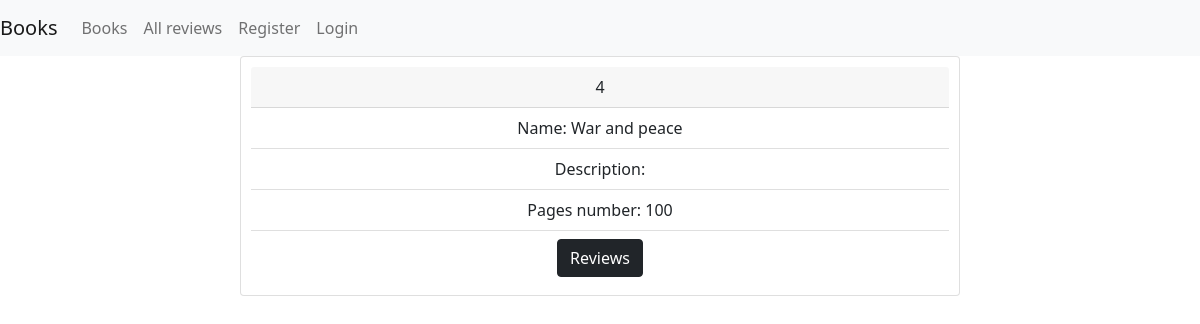
Page /app/book_detail/4/ on the committed database.
### app_tutorial/models.py (models this page shows, shortened)
class Book(models.Model):
    name = models.CharField(max_length=255)
    pages_number = models.IntegerField(default=100)
    price = models.DecimalField(max_digits=10, decimal_places=2)
    description = models.TextField(null=True,blank=True)

### app_tutorial/views.py (the view)
# urls.py: path('book_detail/<int:book_id>/', views.book_detail, name='book_detail'),
def book_detail(request, book_id):
    book = get_object_or_404(Book, pk=book_id)
    return render(request, 'book_detail.html', {'book': book})

### templates/book_detail.html (shortened to what this page needs)
{% extends 'base.html'%}
{%block content%}
<div class="review card">
  <div class="card-header">
    {{book.id}}
  </div>
  <ul class="list-group list-group-flush">
    <li class="list-group-item">Name: {{book.name}}</li>
    <li class="list-group-item">Description: {{book.description}}</li>
    <li class="list-group-item">Pages number: {{book.pages_number}}</li>
    <li class="list-group-item">
            <a class="btn btn-dark" href="{% url 'book_review_list' book_id=book.id%}" role="button">Reviews</a>
    </li>
  </ul>
</div>
{% endblock %}

### static/styles.css (style rules this page uses)
.review { text-align: center; padding: 10px; margin-bottom: 10px; }

### rows in the picture
Book: id "4", name "War and peace", pages_number "100"
